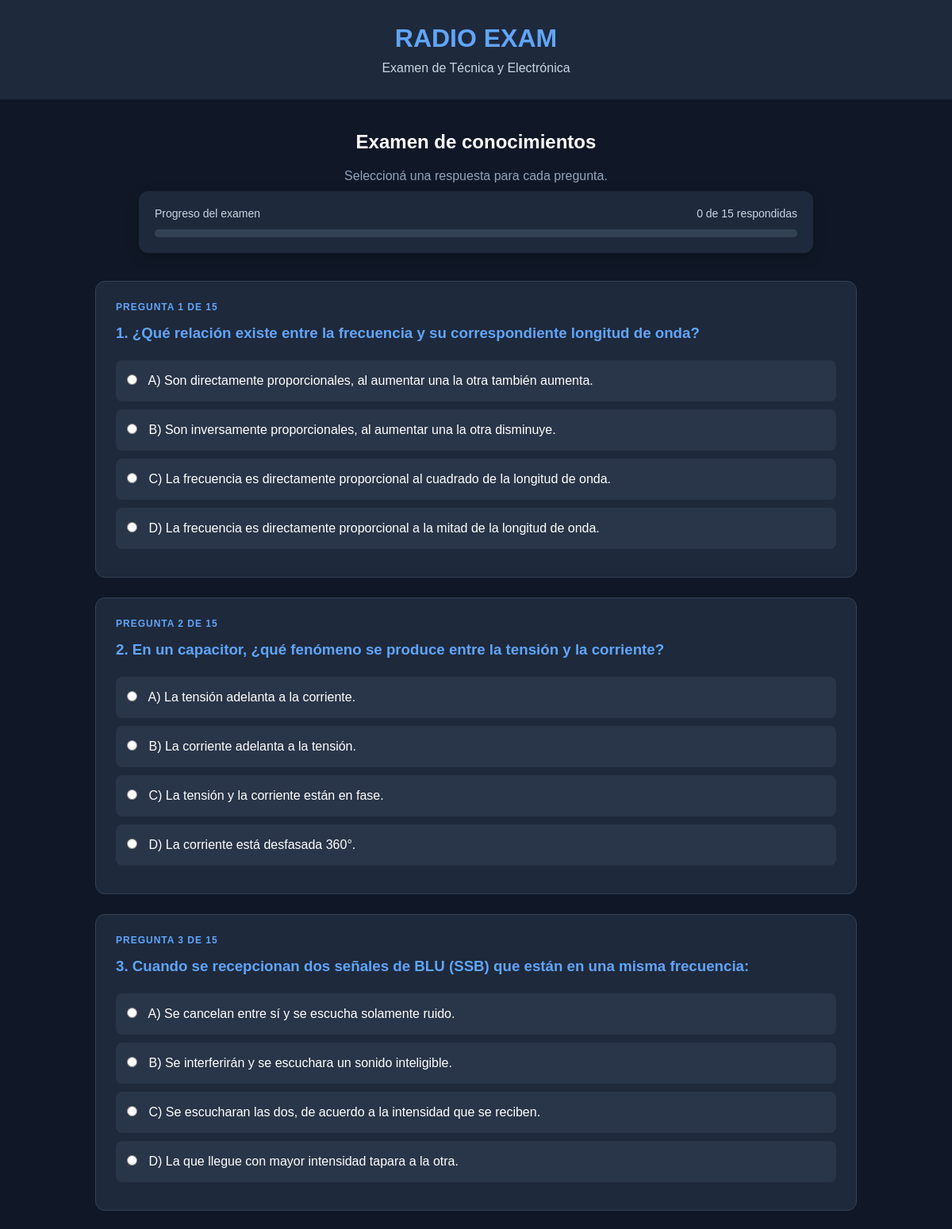
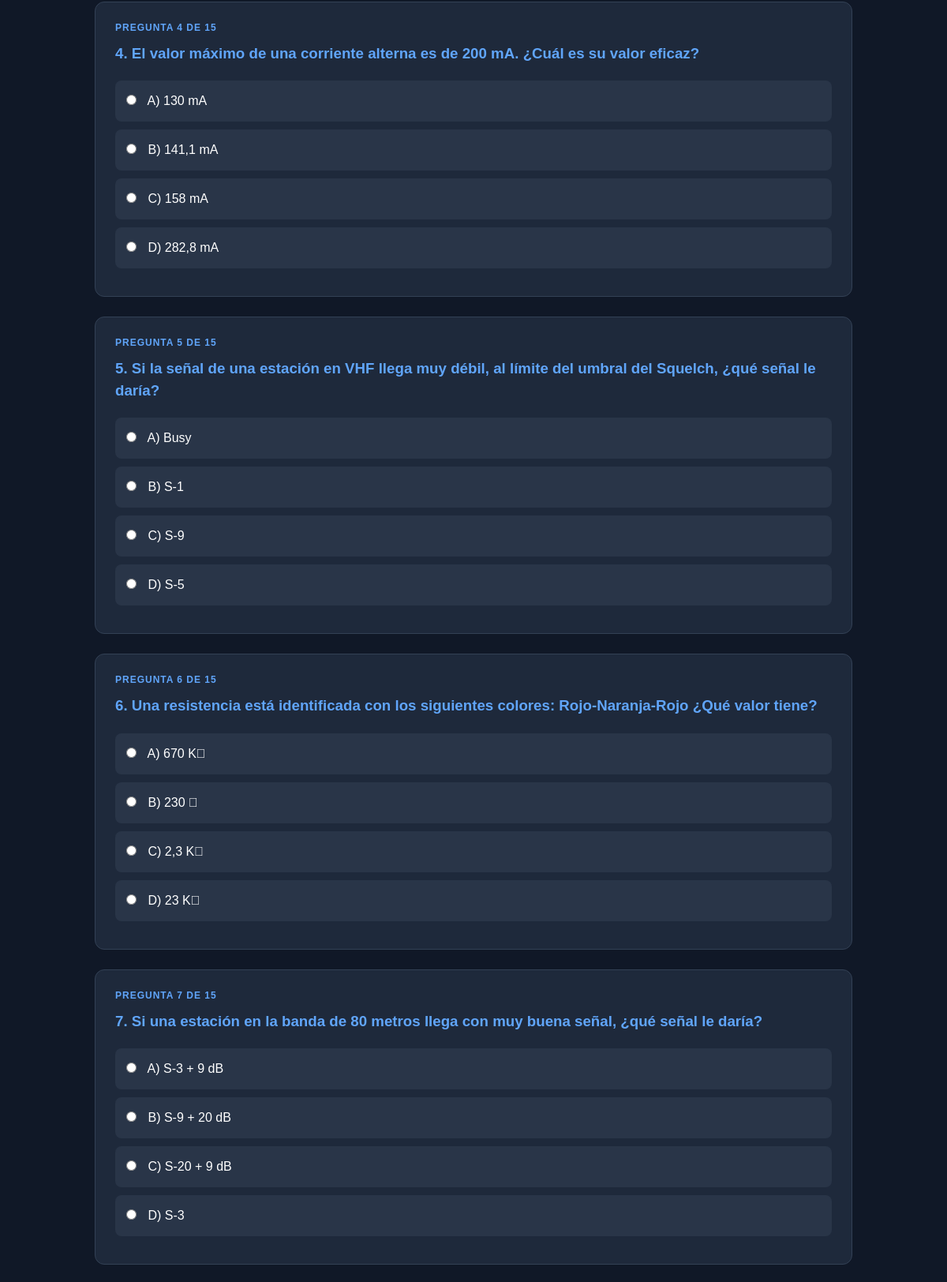
The app's page /examen (upper part) with its own data (2 pictures, top to bottom).
### tables this page shows
CREATE TABLE preguntas (
    id INTEGER PRIMARY KEY AUTOINCREMENT,
    categoria TEXT NOT NULL,
    pregunta TEXT NOT NULL,
    opcion_a TEXT NOT NULL,
    opcion_b TEXT NOT NULL,
    opcion_c TEXT NOT NULL,
    correcta TEXT NOT NULL
, opcion_d TEXT);

### app.py (the view)
@app.route("/examen")
def examen():
    conexion = conectar_db()
    preguntas = conexion.execute("""
        SELECT * FROM preguntas
        ORDER BY RANDOM()
        LIMIT 15
    """).fetchall()
    conexion.close()
    session["preguntas"] = [dict(p) for p in preguntas]
    return render_template("examen.html", preguntas=preguntas)

### app.py (called while the page is built)
def conectar_db():
    conexion = sqlite3.connect("database.db")
    conexion.row_factory = sqlite3.Row
    return conexion

### templates/examen.html (shortened to what this page needs)
<!DOCTYPE html>
<html lang="es">
<head>
    <link rel="stylesheet" href="{{ url_for('static', filename='style.css') }}">
</head>
<body>
    <header>
        <h1>RADIO EXAM</h1>
        <p>Examen de Técnica y Electrónica</p>
    </header>
    <main>
        <h2>Examen de conocimientos</h2>
        <p class="info">Seleccioná una respuesta para cada pregunta.</p>
        <div class="progreso-fijo">
            <div class="progreso-contenedor">
                <div class="progreso-info">
                    <span>Progreso del examen</span>
                    <span id="contador">0 de 15 respondidas</span>
                </div>
                <div class="barra-fondo">
                </div>
            </div>
        </div>
        <form action="{{ url_for('corregir') }}" method="POST" id="formulario">
            {% for pregunta in preguntas %}
            <section class="pregunta">
                <div class="numero-pregunta">
                    PREGUNTA {{ loop.index }} DE 15
                </div>
                <h3>{{ loop.index }}. {{ pregunta.pregunta }}</h3>
                <label>
                    <input type="radio" name="{{ pregunta.id }}" value="a" required>
                    A) {{ pregunta.opcion_a }}
                </label>
                <label>
                    <input type="radio" name="{{ pregunta.id }}" value="b">
                    B) {{ pregunta.opcion_b }}
                </label>
                <label>
                    <input type="radio" name="{{ pregunta.id }}" value="c">
                    C) {{ pregunta.opcion_c }}
                </label>
                <label>
                    <input type="radio" name="{{ pregunta.id }}" value="d">
                    D) {{ pregunta.opcion_d }}
                </label>
            </section>
            {% endfor %}
        </form>
    </main>
</body>
</html>

### static/style.css (style rules this page uses)
* { margin: 0; padding: 0; box-sizing: border-box; }
body { font-family: Arial, sans-serif; background: #101827; color: white; text-align: center; }
header { padding: 30px; background: #1e293b; }
header h1 { color: #60a5fa; margin-bottom: 10px; font-size: 32px; }
header p { color: #cbd5e1; }
main { padding: 40px 20px; max-width: 1000px; margin: auto; }
main h2 { margin-bottom: 15px; }
.info { margin-top: 20px; color: #94a3b8; }
.pregunta { background: #1e293b; padding: 25px; margin: 25px auto; border-radius: 12px; text-align: left; border: 1px solid #334155; }
.pregunta h3 { color: #60a5fa; margin-bottom: 20px; line-height: 1.5; }
.pregunta label { display: block; background: #293548; padding: 14px; margin: 10px 0; border-radius: 8px; cursor: pointer; line-height: 1.5; }
.pregunta input { margin-right: 10px; accent-color: #3b82f6; }
.progreso-fijo { position: sticky; top: 0; z-index: 100; background: #101827; padding: 10px 0; }
.progreso-contenedor { background: #1e293b; padding: 20px; border-radius: 12px; margin: 0 auto; text-align: left; max-width: 850px; box-shadow: 0 5px 15px rgba(0, 0, 0, 0.25); }
.progreso-info { display: flex; justify-content: space-between; gap: 10px; margin-bottom: 12px; color: #cbd5e1; font-size: 14px; }
.barra-fondo { width: 100%; height: 10px; background: #334155; border-radius: 20px; overflow: hidden; }
.numero-pregunta { color: #60a5fa; font-size: 12px; font-weight: bold; letter-spacing: 1px; margin-bottom: 12px; }

### records on screen
preguntas: pregunta "¿Qué relación existe entre la frecuencia y su correspondiente longitud de onda?", opcion_a "Son directamente proporcionales, al aumentar una la otra también aumenta.", opcion_b "Son inversamente proporcionales, al aumentar una la otra disminuye.", opcion_c "La frecuencia es directamente proporcional al cuadrado de la longitud de onda.", opcion_d "La frecuencia es directamente proporcional a la mitad de la longitud de onda."
preguntas: pregunta "En un capacitor, ¿qué fenómeno se produce entre la tensión y la corriente?", opcion_a "La tensión adelanta a la corriente.", opcion_b "La corriente adelanta a la tensión.", opcion_c "La tensión y la corriente están en fase.", opcion_d "La corriente está desfasada 360°."
preguntas: pregunta "Cuando se recepcionan dos señales de BLU (SSB) que están en una misma frecuencia:", opcion_a "Se cancelan entre sí y se escucha solamente ruido.", opcion_b "Se interferirán y se escuchara un sonido inteligible.", opcion_c "Se escucharan las dos, de acuerdo a la intensidad que se reciben.", opcion_d "La que llegue con mayor intensidad tapara a la otra."
preguntas: pregunta "El valor máximo de una corriente alterna es de 200 mA. ¿Cuál es su valor eficaz?", opcion_a "130 mA", opcion_b "141,1 mA", opcion_c "158 mA", opcion_d "282,8 mA"
preguntas: pregunta "Si la señal de una estación en VHF llega muy débil, al límite del umbral del Squelch, ¿qué señal le daría?", opcion_a "Busy", opcion_b "S-1", opcion_c "S-9", opcion_d "S-5"
preguntas: pregunta "Una resistencia está identificada con los siguientes colores: Rojo-Naranja-Rojo ¿Qué valor tiene?", opcion_a "670 K", opcion_b "230 ", opcion_c "2,3 K", opcion_d "23 K"
preguntas: pregunta "Si una estación en la banda de 80 metros llega con muy buena señal, ¿qué señal le daría?", opcion_a "S-3 + 9 dB", opcion_b "S-9 + 20 dB", opcion_c "S-20 + 9 dB", opcion_d "S-3"
